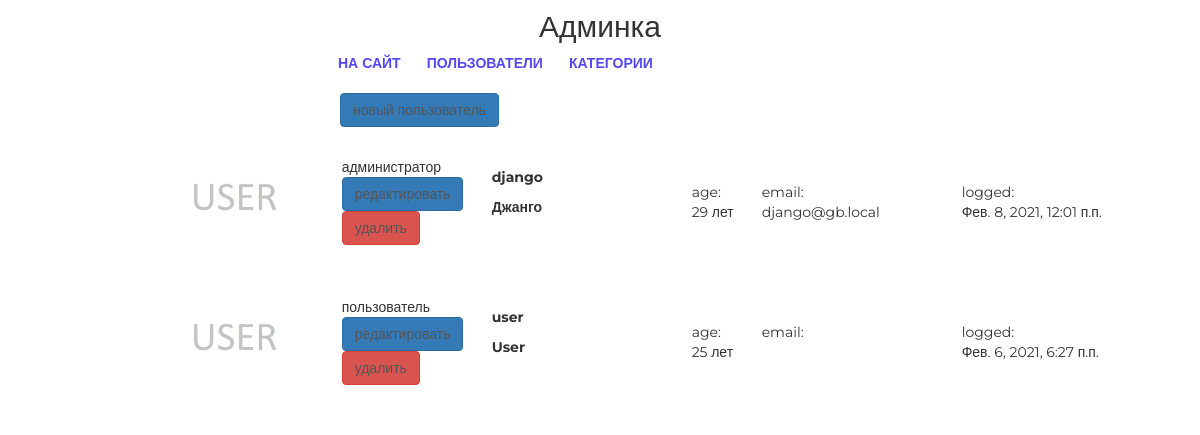
The app's page /new/admin/ (signed in), older data.
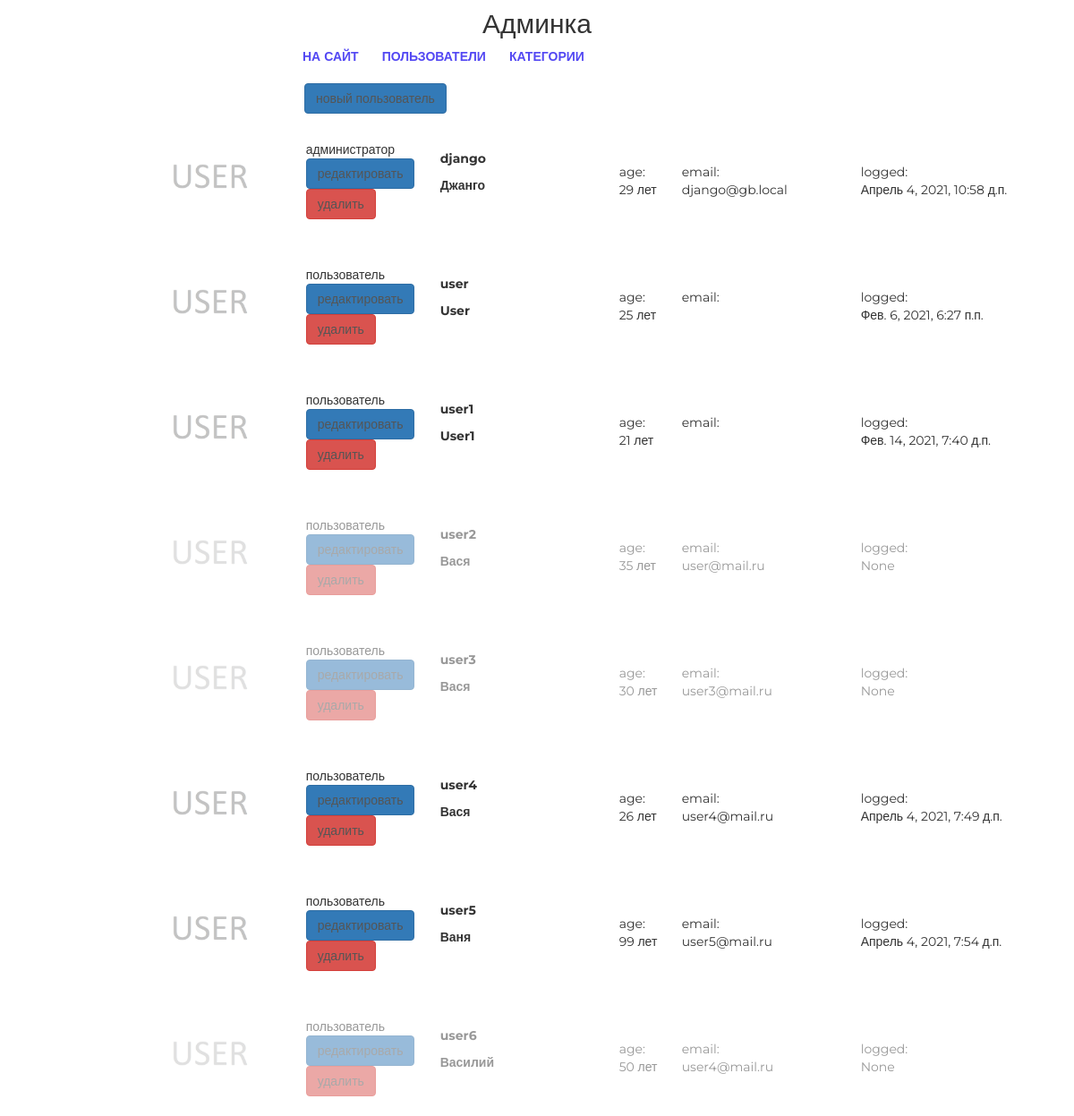
The same page, newer data.
### authapp/models.py (models this page shows, shortened)
class ShopUser(AbstractUser):
    age = models.PositiveIntegerField('возраст', null=True)
    avatar = models.ImageField(upload_to='avatars', blank=True)
    activate_code = models.CharField(max_length=128, blank=True)
    registration_start_time = models.DateTimeField(
        auto_now_add=True, null=True)

### adminapp/views.py (the view)
# urls.py: path('', adminapp.index, name='index'),
@user_passes_test(lambda user: user.is_superuser)
def index(request):
    all_users = get_user_model().objects.all()
    context = {
        'page_title': 'админка/пользователи',
        'all_users': all_users,
    }
    return render(request, 'adminapp/index.html', context)

### mainapp/context_processors.py (called while the page is built)
def categories(request):
    return {
        'menu': ProductCategory.objects.filter(is_active=True)
    }

### mainapp/templatetags/my_tags.py (called while the page is built)
@register.filter(name='media_folder_users')
def media_folder_users(string):
    if not string:
        string = 'avatars/default.jpg'
    return f'{settings.MEDIA_URL}{string}'

### adminapp/templates/adminapp/index.html (shortened to what this page needs)
{% extends 'adminapp/base.html' %}
{% load static %}
{% load my_tags %}
{% block container %}
    <div class="users_list">
        <a href="" class="btn btn-primary new_user">
            новый пользователь
        </a>
        {% for shop_user in all_users %}
            <div class="user_record {% if not shop_user.is_active %}not_active{% endif %}">
                <img src="{{ shop_user.avatar|media_folder_users }}"
                     alt="{{ shop_user.username }}">
                <div class="user_role">
                    {% if shop_user.is_superuser %}
                        администратор
                    {% else %}
                        пользователь
                    {% endif %}
                    <a href="{% url 'new_admin:user_update' shop_user.pk %}"
                       class="btn btn-primary">
                        редактировать
                    </a>
                    <a href="{% url 'new_admin:user_delete' shop_user.pk %}"
                       class="btn btn-danger">
                        удалить
                    </a>
                </div>
                <div class="user_name">
                    <p><strong>{{ shop_user.username }}</strong></p>
                    <p>
                        {% if shop_user.first_name %}
                            <b>{{ shop_user.first_name|capfirst }}</b>
                        {% endif %}
                    </p>
                </div>
                <div class="user_age">
                    age:<br>
                    {{ shop_user.age }} лет
                </div>
                <div class="user_email">
                    email:<br>
                    {{ shop_user.email }}
                </div>
                <div class="user_lastlogin">
                    logged:<br>
                    {{ shop_user.last_login }}
                </div>
            </div>
        {% endfor %}
    </div>
{% endblock %}

Row changes from the older to the newer data that the page shows:
changed ShopUser "django": last_login "Фев. 8, 2021, 12:01 п.п." → "Апрель 4, 2021, 10:58 д.п."
added ShopUser: is_superuser "пользователь", username "user1", first_name "User1", age "21", last_login "Фев. 14, 2021, 7:40 д.п."
added ShopUser: is_superuser "пользователь", username "user2", first_name "Вася", age "35", email "user@mail.ru", last_login "None", is_active False (drawn)
added ShopUser: is_superuser "пользователь", username "user3", first_name "Вася", age "30", email "user3@mail.ru", last_login "None", is_active False (drawn)
added ShopUser: is_superuser "пользователь", username "user4", first_name "Вася", age "26", email "user4@mail.ru", last_login "Апрель 4, 2021, 7:49 д.п."
added ShopUser: is_superuser "пользователь", username "user5", first_name "Ваня", age "99", email "user5@mail.ru", last_login "Апрель 4, 2021, 7:54 д.п."
added ShopUser: is_superuser "пользователь", username "user6", first_name "Василий", age "50", email "user4@mail.ru", last_login "None", is_active False (drawn)
